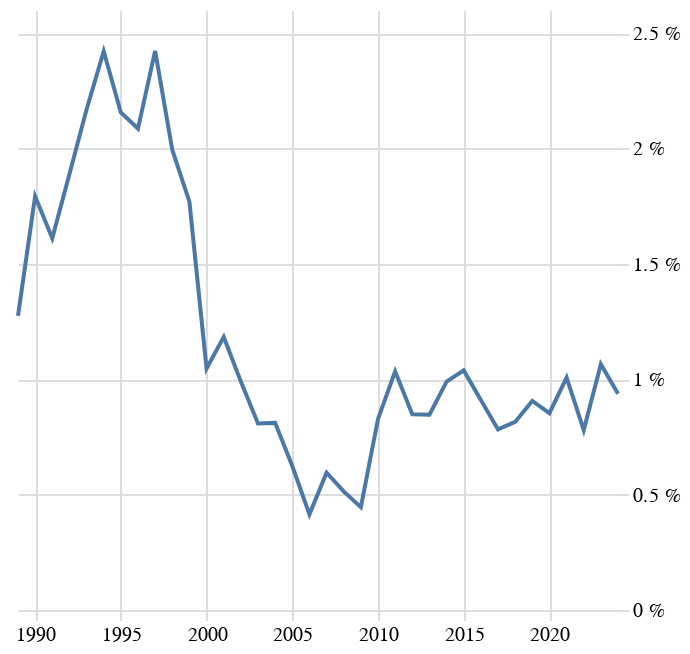

Notebook cell for this chart:
### Code cell
grafik("učebnice základních škol")

### Figure 1 — Vega-Lite specification as saved in the notebook (floating-point values rounded to 4 significant figures)
{"config": {"title": {"font": "Noticia Text", "fontSize": 14, "anchor": "start", "lineHeight": 21, "fontWeight": "bolder", "subtitleFont": "Noticia Text", "subtitleFontSize": 12, "subtitleFontWeight": "lighter", "subtitlePadding": 12, "dy": -12}, "axis": {"labelFont": "Asap", "titleFont": "Asap", "fontWeight": "lighter", "titleFontWeight": "lighter", "labelFontSize": 10, "titleFontSize": 10, "labelPadding": 2, "titlePadding": 10, "domainOpacity": 0, "tickColor": "#DCDDD6"}, "legend": {"labelFont": "Asap", "labelFontWeight": "normal", "titleFont": "Asap", "titleFontWeight": "normal", "labelFontSize": 10, "titleFontSize": 10}, "view": {"stroke": "transparent"}}, "data": {"name": "data-cc46c5ea6ab28b9b21b8fbe3fa6844ac"}, "mark": {"type": "line"}, "encoding": {"x": {"axis": {"title": null}, "field": "rok", "type": "temporal"}, "y": {"axis": {"domainOpacity": 0, "labelExpr": "datum.label * 100 + ' %'", "orient": "right", "tickColor": "#DCDDD6", "title": null}, "field": "podil", "type": "quantitative"}}, "$schema": "https://vega.github.io/schema/vega-lite/v5.8.0.json", "datasets": {"data-cc46c5ea6ab28b9b21b8fbe3fa6844ac": [{"rok": "1989-01-01T00:00:00", "pocet": 47, "len_right": 3688, "podil": 0.01274}, {"rok": "1990-01-01T00:00:00", "pocet": 70, "len_right": 3905, "podil": 0.01793}, {"rok": "1991-01-01T00:00:00", "pocet": 66, "len_right": 4096, "podil": 0.01611}, {"rok": "1992-01-01T00:00:00", "pocet": 93, "len_right": 4924, "podil": 0.01889}, {"rok": "1993-01-01T00:00:00", "pocet": 139, "len_right": 6408, "podil": 0.02169}, {"rok": "1994-01-01T00:00:00", "pocet": 161, "len_right": 6650, "podil": 0.02421}, {"rok": "1995-01-01T00:00:00", "pocet": 163, "len_right": 7560, "podil": 0.02156}, {"rok": "1996-01-01T00:00:00", "pocet": 164, "len_right": 7861, "podil": 0.02086}, {"rok": "1997-01-01T00:00:00", "pocet": 203, "len_right": 8379, "podil": 0.02423}, {"rok": "1998-01-01T00:00:00", "pocet": 168, "len_right": 8424, "podil": 0.01994}, {"rok": "1999-01-01T00:00:00", "pocet": 156, "len_right": 8818, "podil": 0.01769}, {"rok": "2000-01-01T00:00:00", "pocet": 98, "len_right": 9365, "podil": 0.01046}, {"rok": "2001-01-01T00:00:00", "pocet": 111, "len_right": 9380, "podil": 0.01183}, {"rok": "2002-01-01T00:00:00", "pocet": 92, "len_right": 9295, "podil": 0.009898}, {"rok": "2003-01-01T00:00:00", "pocet": 78, "len_right": 9649, "podil": 0.008084}, {"rok": "2004-01-01T00:00:00", "pocet": 82, "len_right": 10113, "podil": 0.008108}, {"rok": "2005-01-01T00:00:00", "pocet": 65, "len_right": 10419, "podil": 0.006239}, {"rok": "2006-01-01T00:00:00", "pocet": 45, "len_right": 10852, "podil": 0.004147}, {"rok": "2007-01-01T00:00:00", "pocet": 68, "len_right": 11430, "podil": 0.005949}, {"rok": "2008-01-01T00:00:00", "pocet": 61, "len_right": 11872, "podil": 0.005138}, {"rok": "2009-01-01T00:00:00", "pocet": 50, "len_right": 11216, "podil": 0.004458}, {"rok": "2010-01-01T00:00:00", "pocet": 96, "len_right": 11601, "podil": 0.008275}, {"rok": "2011-01-01T00:00:00", "pocet": 120, "len_right": 11602, "podil": 0.01034}, {"rok": "2012-01-01T00:00:00", "pocet": 96, "len_right": 11321, "podil": 0.00848}, {"rok": "2013-01-01T00:00:00", "pocet": 97, "len_right": 11463, "podil": 0.008462}, {"rok": "2014-01-01T00:00:00", "pocet": 113, "len_right": 11422, "podil": 0.009893}, {"rok": "2015-01-01T00:00:00", "pocet": 123, "len_right": 11846, "podil": 0.01038}, {"rok": "2016-01-01T00:00:00", "pocet": 103, "len_right": 11317, "podil": 0.009101}, {"rok": "2017-01-01T00:00:00", "pocet": 88, "len_right": 11247, "podil": 0.007824}, {"rok": "2018-01-01T00:00:00", "pocet": 94, "len_right": 11535, "podil": 0.008149}, {"rok": "2019-01-01T00:00:00", "pocet": 102, "len_right": 11260, "podil": 0.009059}, {"rok": "2020-01-01T00:00:00", "pocet": 89, "len_right": 10438, "podil": 0.008527}, {"rok": "2021-01-01T00:00:00", "pocet": 108, "len_right": 10725, "podil": 0.01007}, {"rok": "2022-01-01T00:00:00", "pocet": 86, "len_right": 11033, "podil": 0.007795}, {"rok": "2023-01-01T00:00:00", "pocet": 105, "len_right": 9855, "podil": 0.01065}, {"rok": "2024-01-01T00:00:00", "pocet": 83, "len_right": 8859, "podil": 0.009369}]}}
